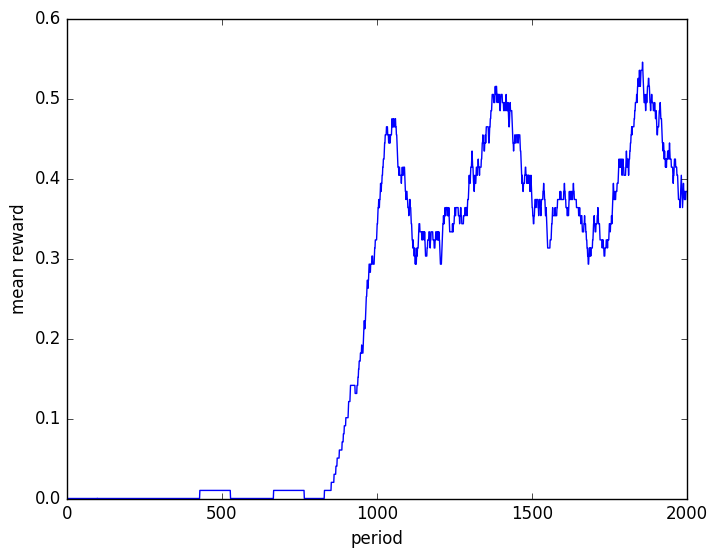

This chart was generated by the following Python code:
#Q-Learning
#http://mnemstudio.org/path-finding-q-learning-tutorial.htm

import gym
import numpy as np
import matplotlib.pyplot as plt
from gym import wrappers

num_episodes = 2000

def run_episode(env,Q,learning_rate,discount,episode,render=False):
	observation = env.reset()
	done = False
	t_reward = 0
	max_steps = env.spec.tags.get('wrapper_config.TimeLimit.max_episode_steps')
	for i in xrange(max_steps):		
		if done:
			break

		if render:
			env.render()

		curr_state = observation

		action = np.argmax(Q[curr_state,:]  + np.random.randn(1, env.action_space.n)*(1./(episode+1)))
			
		observation, reward, done, info = env.step(action)

		t_reward += reward

		#Q(state, action) = R(state, action) + Gamma * Max[Q(next state, all actions)]
		Q[curr_state,action] += learning_rate * (reward+ discount*np.max(Q[observation,:])-Q[curr_state,action])
	
	return Q, t_reward

def train():
	env = gym.make('FrozenLake8x8-v0')
	# env = wrappers.Monitor(env, '/tmp/FrozenLake-experiment-6',force=True)
	learning_rate = 0.81
	discount = 0.97

	reward_ep = list()
	reward_per_ep = list()
	Q = np.zeros((env.observation_space.n, env.action_space.n))
	for i in xrange(num_episodes):
		Q,reward = run_episode(env,Q,learning_rate,discount,i)
		reward_ep.append(reward)
		reward_per_ep.append(np.mean(reward_ep[np.max(len(reward_ep)-100,0):-1]))
		#print "----------Next Episode---------"
		#print i
	plt.plot(reward_per_ep)
	plt.xlabel('period')
	plt.ylabel('mean reward')
	plt.savefig('test', bbox_inches='tight')
	plt.show()

	return Q

q = train()
